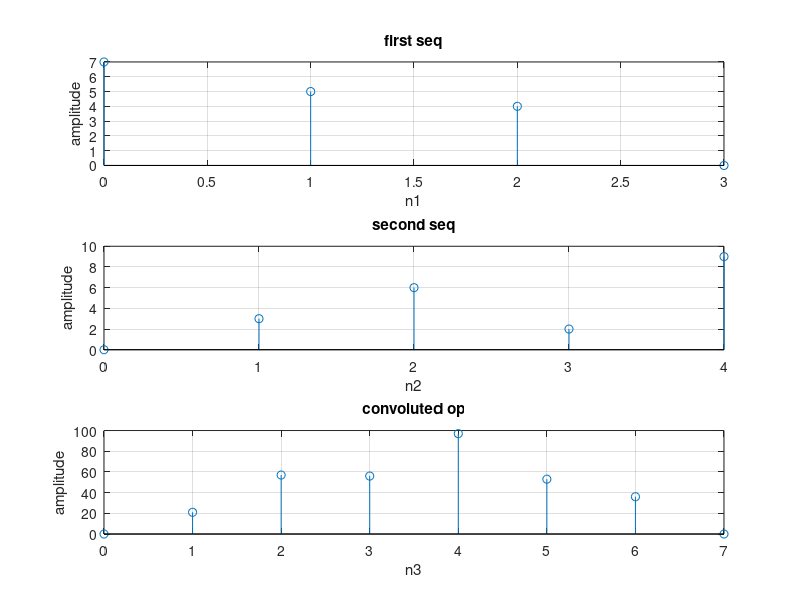

The MATLAB source for this figure:
clc;
clear all;
close all;
x1=[7 5 4 0];
x2=[0 3 6 2 9];
L=length(x1);
M=length(x2);
N=L+M-1;
y=conv(x1,x2);
disp("The value of y: ");
disp(y);

n1=0:L-1;
subplot(311);
stem(n1,x1);
grid on;
xlabel("n1");
ylabel("amplitude");
title("first seq");


n2=0:M-1;
subplot(312);
stem(n2,x2);
grid on;
xlabel("n2");
ylabel("amplitude");
title("second seq");

n3=0:N-1;
subplot(313);
stem(n3,y);
grid on;
xlabel("n3");
ylabel("amplitude");
title("convoluted op");
